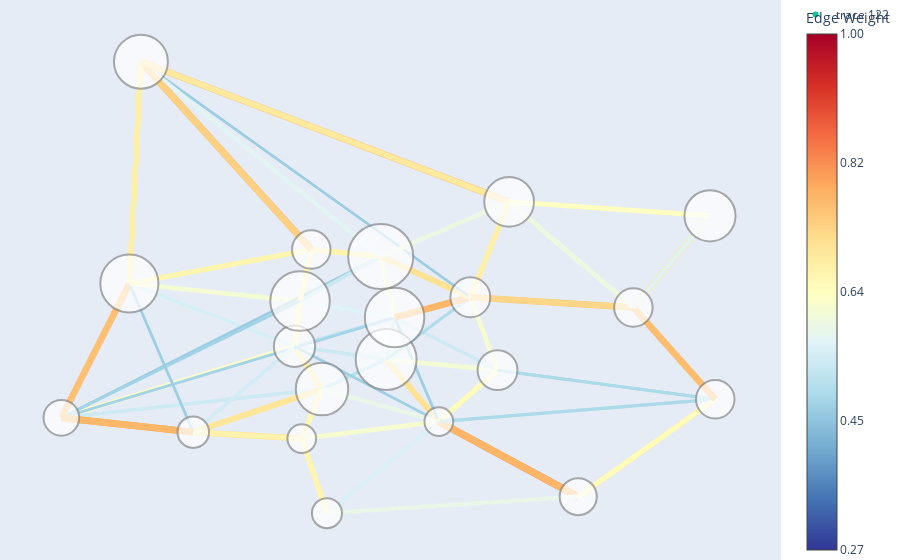

The notebook cell this image was saved under:
### Code cell
G2, trip_counts2 = define_graph(home_work, remove_weak_edges=True, threshold=0.27)
G2 = update_node_sizes(G2, income, var_of_interest)
positions = get_positions(gdf)
edge_widths = set_art(G2, 0.1)
plotly_graph(G2, positions, edge_widths, var_of_interest, node_size_scale=0.002)

### Figure 1 — Plotly figure (JSON) as saved in the notebook; plotly's stock layout.template omitted (floating-point values rounded to 4 significant figures)
{"data": [{"hoverinfo": "text", "line": {"color": "rgba(254.3529411764706, 234.94117647058823, 160.58823529411765, 1.0)", "width": 5.65}, "mode": "lines", "showlegend": false, "text": "Width: 5.65", "type": "scatter", "x": [-3.705, -3.705, null], "y": [40.42, 40.42, null]}, {"hoverinfo": "text", "line": {"color": "rgba(230.07843137254906, 245.3529411764706, 236.82352941176467, 1.0)", "width": 4.215}, "mode": "lines", "showlegend": false, "text": "Width: 4.22", "type": "scatter", "x": [-3.705, -3.697, null], "y": [40.42, 40.4, null]}, {"hoverinfo": "text", "line": {"color": "rgba(156.98039215686276, 205.78431372549022, 226.88235294117646, 1.0)", "width": 2.74}, "mode": "lines", "showlegend": false, "text": "Width: 2.74", "type": "scatter", "x": [-3.705, -3.676, null], "y": [40.42, 40.41, null]}, {"hoverinfo": "text", "line": {"color": "rgba(194.90196078431376, 228.72549019607843, 239.76470588235296, 1.0)", "width": 3.444}, "mode": "lines", "showlegend": false, "text": "Width: 3.44", "type": "scatter", "x": [-3.705, -3.674, null], "y": [40.42, 40.43, null]}, {"hoverinfo": "text", "line": {"color": "rgba(254.86274509803923, 250.74509803921566, 184.54901960784315, 1.0)", "width": 5.149}, "mode": "lines", "showlegend": false, "text": "Width: 5.15", "type": "scatter", "x": [-3.705, -3.704, null], "y": [40.42, 40.44, null]}, {"hoverinfo": "text", "line": {"color": "rgba(226.43137254901964, 243.94117647058823, 243.52941176470583, 1.0)", "width": 4.08}, "mode": "lines", "showlegend": false, "text": "Width: 4.08", "type": "scatter", "x": [-3.705, -3.757, null], "y": [40.42, 40.45, null]}, {"hoverinfo": "text", "line": {"color": "rgba(167.76470588235296, 214.41176470588235, 231.58823529411765, 1.0)", "width": 2.94}, "mode": "lines", "showlegend": false, "text": "Width: 2.94", "type": "scatter", "x": [-3.705, -3.779, null], "y": [40.42, 40.39, null]}, {"hoverinfo": "text", "line": {"color": "rgba(254.4313725490196, 237.37254901960785, 164.27450980392155, 1.0)", "width": 5.561}, "mode": "lines", "showlegend": false, "text": "Width: 5.56", "type": "scatter", "x": [-3.697, -3.705, null], "y": [40.4, 40.42, null]}, {"hoverinfo": "text", "line": {"color": "rgba(254.62745098039215, 243.45098039215685, 173.49019607843138, 1.0)", "width": 5.356}, "mode": "lines", "showlegend": false, "text": "Width: 5.36", "type": "scatter", "x": [-3.697, -3.697, null], "y": [40.4, 40.4, null]}, {"hoverinfo": "text", "line": {"color": "rgba(199.0588235294118, 230.76470588235296, 240.94117647058823, 1.0)", "width": 3.537}, "mode": "lines", "showlegend": false, "text": "Width: 3.54", "type": "scatter", "x": [-3.697, -3.676, null], "y": [40.4, 40.41, null]}, {"hoverinfo": "text", "line": {"color": "rgba(236.15686274509804, 247.7058823529412, 225.64705882352936, 1.0)", "width": 4.394}, "mode": "lines", "showlegend": false, "text": "Width: 4.39", "type": "scatter", "x": [-3.697, -3.737, null], "y": [40.4, 40.38, null]}, {"hoverinfo": "text", "line": {"color": "rgba(239.80392156862746, 249.11764705882354, 218.9411764705882, 1.0)", "width": 4.495}, "mode": "lines", "showlegend": false, "text": "Width: 4.50", "type": "scatter", "x": [-3.697, -3.703, null], "y": [40.4, 40.38, null]}, {"hoverinfo": "text", "line": {"color": "rgba(203.21568627450984, 232.80392156862746, 242.11764705882354, 1.0)", "width": 3.626}, "mode": "lines", "showlegend": false, "text": "Width: 3.63", "type": "scatter", "x": [-3.676, -3.705, null], "y": [40.41, 40.42, null]}, {"hoverinfo": "text", "line": {"color": "rgba(184.50980392156865, 223.62745098039218, 236.82352941176472, 1.0)", "width": 3.275}, "mode": "lines", "showlegend": false, "text": "Width: 3.27", "type": "scatter", "x": [-3.676, -3.697, null], "y": [40.41, 40.4, null]}, {"hoverinfo": "text", "line": {"color": "rgba(254.8235294117647, 249.5294117647059, 182.70588235294122, 1.0)", "width": 5.17}, "mode": "lines", "showlegend": false, "text": "Width: 5.17", "type": "scatter", "x": [-3.676, -3.676, null], "y": [40.41, 40.41, null]}, {"hoverinfo": "text", "line": {"color": "rgba(238.58823529411765, 248.6470588235294, 221.1764705882353, 1.0)", "width": 4.462}, "mode": "lines", "showlegend": false, "text": "Width: 4.46", "type": "scatter", "x": [-3.676, -3.674, null], "y": [40.41, 40.43, null]}, {"hoverinfo": "text", "line": {"color": "rgba(248.31372549019608, 252.41176470588232, 203.29411764705884, 1.0)", "width": 4.788}, "mode": "lines", "showlegend": false, "text": "Width: 4.79", "type": "scatter", "x": [-3.676, -3.66, null], "y": [40.41, 40.38, null]}, {"hoverinfo": "text", "line": {"color": "rgba(196.98039215686276, 229.7450980392157, 240.35294117647058, 1.0)", "width": 3.515}, "mode": "lines", "showlegend": false, "text": "Width: 3.51", "type": "scatter", "x": [-3.676, -3.641, null], "y": [40.41, 40.41, null]}, {"hoverinfo": "text", "line": {"color": "rgba(199.0588235294118, 230.76470588235296, 240.94117647058823, 1.0)", "width": 3.52}, "mode": "lines", "showlegend": false, "text": "Width: 3.52", "type": "scatter", "x": [-3.674, -3.676, null], "y": [40.43, 40.41, null]}, {"hoverinfo": "text", "line": {"color": "rgba(254.3529411764706, 234.94117647058823, 160.58823529411765, 1.0)", "width": 5.634}, "mode": "lines", "showlegend": false, "text": "Width: 5.63", "type": "scatter", "x": [-3.674, -3.674, null], "y": [40.43, 40.43, null]}, {"hoverinfo": "text", "line": {"color": "rgba(247.09803921568627, 251.94117647058823, 205.52941176470588, 1.0)", "width": 4.758}, "mode": "lines", "showlegend": false, "text": "Width: 4.76", "type": "scatter", "x": [-3.674, -3.678, null], "y": [40.43, 40.46, null]}, {"hoverinfo": "text", "line": {"color": "rgba(196.98039215686276, 229.7450980392157, 240.35294117647058, 1.0)", "width": 3.482}, "mode": "lines", "showlegend": false, "text": "Width: 3.48", "type": "scatter", "x": [-3.674, -3.704, null], "y": [40.43, 40.44, null]}, {"hoverinfo": "text", "line": {"color": "rgba(254.94117647058823, 253.1764705882353, 188.23529411764707, 1.0)", "width": 5.068}, "mode": "lines", "showlegend": false, "text": "Width: 5.07", "type": "scatter", "x": [-3.674, -3.65, null], "y": [40.43, 40.44, null]}, {"hoverinfo": "text", "line": {"color": "rgba(254.86274509803923, 250.74509803921566, 184.54901960784315, 1.0)", "width": 5.149}, "mode": "lines", "showlegend": false, "text": "Width: 5.15", "type": "scatter", "x": [-3.704, -3.705, null], "y": [40.44, 40.42, null]}, {"hoverinfo": "text", "line": {"color": "rgba(224.00000000000003, 243.0, 247.99999999999994, 1.0)", "width": 3.995}, "mode": "lines", "showlegend": false, "text": "Width: 4.00", "type": "scatter", "x": [-3.704, -3.674, null], "y": [40.44, 40.43, null]}, {"hoverinfo": "text", "line": {"color": "rgba(188.6666666666667, 225.66666666666669, 238.0, 1.0)", "width": 3.339}, "mode": "lines", "showlegend": false, "text": "Width: 3.34", "type": "scatter", "x": [-3.704, -3.678, null], "y": [40.44, 40.46, null]}, {"hoverinfo": "text", "line": {"color": "rgba(224.00000000000003, 243.0, 247.99999999999994, 1.0)", "width": 3.998}, "mode": "lines", "showlegend": false, "text": "Width: 4.00", "type": "scatter", "x": [-3.704, -3.7, null], "y": [40.44, 40.46, null]}, {"hoverinfo": "text", "line": {"color": "rgba(254.39215686274508, 236.15686274509804, 162.4313725490196, 1.0)", "width": 5.604}, "mode": "lines", "showlegend": false, "text": "Width: 5.60", "type": "scatter", "x": [-3.704, -3.704, null], "y": [40.44, 40.44, null]}, {"hoverinfo": "text", "line": {"color": "rgba(215.68627450980395, 238.921568627451, 245.64705882352942, 1.0)", "width": 3.867}, "mode": "lines", "showlegend": false, "text": "Width: 3.87", "type": "scatter", "x": [-3.704, -3.757, null], "y": [40.44, 40.45, null]}, {"hoverinfo": "text", "line": {"color": "rgba(213.60784313725495, 237.90196078431376, 245.05882352941177, 1.0)", "width": 3.816}, "mode": "lines", "showlegend": false, "text": "Width: 3.82", "type": "scatter", "x": [-3.757, -3.705, null], "y": [40.45, 40.42, null]}, {"hoverinfo": "text", "line": {"color": "rgba(227.64705882352945, 244.41176470588235, 241.29411764705878, 1.0)", "width": 4.136}, "mode": "lines", "showlegend": false, "text": "Width: 4.14", "type": "scatter", "x": [-3.757, -3.7, null], "y": [40.45, 40.46, null]}, {"hoverinfo": "text", "line": {"color": "rgba(244.66666666666669, 251.0, 210.0, 1.0)", "width": 4.684}, "mode": "lines", "showlegend": false, "text": "Width: 4.68", "type": "scatter", "x": [-3.757, -3.704, null], "y": [40.45, 40.44, null]}, {"hoverinfo": "text", "line": {"color": "rgba(254.7450980392157, 247.09803921568627, 179.01960784313724, 1.0)", "width": 5.266}, "mode": "lines", "showlegend": false, "text": "Width: 5.27", "type": "scatter", "x": [-3.757, -3.754, null], "y": [40.45, 40.54, null]}, {"hoverinfo": "text", "line": {"color": "rgba(250.00000000000003, 152.33333333333334, 87.0, 1.0)", "width": 7.325}, "mode": "lines", "showlegend": false, "text": "Width: 7.32", "type": "scatter", "x": [-3.757, -3.757, null], "y": [40.45, 40.45, null]}, {"hoverinfo": "text", "line": {"color": "rgba(245.8823529411765, 251.47058823529412, 207.76470588235293, 1.0)", "width": 4.721}, "mode": "lines", "showlegend": false, "text": "Width: 4.72", "type": "scatter", "x": [-3.757, -3.779, null], "y": [40.45, 40.39, null]}, {"hoverinfo": "text", "line": {"color": "rgba(249.52941176470588, 252.88235294117646, 201.05882352941174, 1.0)", "width": 4.843}, "mode": "lines", "showlegend": false, "text": "Width: 4.84", "type": "scatter", "x": [-3.779, -3.705, null], "y": [40.39, 40.42, null]}, {"hoverinfo": "text", "line": {"color": "rgba(205.29411764705887, 233.82352941176472, 242.7058823529412, 1.0)", "width": 3.634}, "mode": "lines", "showlegend": false, "text": "Width: 3.63", "type": "scatter", "x": [-3.779, -3.697, null], "y": [40.39, 40.4, null]}, {"hoverinfo": "text", "line": {"color": "rgba(163.45098039215688, 210.96078431372553, 229.7058823529412, 1.0)", "width": 2.863}, "mode": "lines", "showlegend": false, "text": "Width: 2.86", "type": "scatter", "x": [-3.779, -3.674, null], "y": [40.39, 40.43, null]}, {"hoverinfo": "text", "line": {"color": "rgba(154.82352941176472, 204.0588235294118, 225.94117647058823, 1.0)", "width": 2.705}, "mode": "lines", "showlegend": false, "text": "Width: 2.70", "type": "scatter", "x": [-3.779, -3.678, null], "y": [40.39, 40.46, null]}, {"hoverinfo": "text", "line": {"color": "rgba(163.45098039215688, 210.96078431372553, 229.7058823529412, 1.0)", "width": 2.879}, "mode": "lines", "showlegend": false, "text": "Width: 2.88", "type": "scatter", "x": [-3.779, -3.704, null], "y": [40.39, 40.44, null]}, {"hoverinfo": "text", "line": {"color": "rgba(253.33333333333334, 190.66666666666666, 112.66666666666666, 1.0)", "width": 6.643}, "mode": "lines", "showlegend": false, "text": "Width: 6.64", "type": "scatter", "x": [-3.779, -3.757, null], "y": [40.39, 40.45, null]}, {"hoverinfo": "text", "line": {"color": "rgba(239.45098039215688, 99.4313725490196, 62.60784313725491, 1.0)", "width": 8.138}, "mode": "lines", "showlegend": false, "text": "Width: 8.14", "type": "scatter", "x": [-3.779, -3.779, null], "y": [40.39, 40.39, null]}, {"hoverinfo": "text", "line": {"color": "rgba(253.05882352941177, 176.94117647058823, 99.76470588235293, 1.0)", "width": 6.919}, "mode": "lines", "showlegend": false, "text": "Width: 6.92", "type": "scatter", "x": [-3.779, -3.737, null], "y": [40.39, 40.38, null]}, {"hoverinfo": "text", "line": {"color": "rgba(209.4509803921569, 235.86274509803923, 243.88235294117646, 1.0)", "width": 3.732}, "mode": "lines", "showlegend": false, "text": "Width: 3.73", "type": "scatter", "x": [-3.737, -3.705, null], "y": [40.38, 40.42, null]}, {"hoverinfo": "text", "line": {"color": "rgba(254.15686274509804, 228.8627450980392, 151.37254901960782, 1.0)", "width": 5.859}, "mode": "lines", "showlegend": false, "text": "Width: 5.86", "type": "scatter", "x": [-3.737, -3.697, null], "y": [40.38, 40.4, null]}, {"hoverinfo": "text", "line": {"color": "rgba(156.98039215686276, 205.78431372549022, 226.88235294117646, 1.0)", "width": 2.764}, "mode": "lines", "showlegend": false, "text": "Width: 2.76", "type": "scatter", "x": [-3.737, -3.757, null], "y": [40.38, 40.45, null]}, {"hoverinfo": "text", "line": {"color": "rgba(253.1764705882353, 182.8235294117647, 105.29411764705881, 1.0)", "width": 6.827}, "mode": "lines", "showlegend": false, "text": "Width: 6.83", "type": "scatter", "x": [-3.737, -3.779, null], "y": [40.38, 40.39, null]}, {"hoverinfo": "text", "line": {"color": "rgba(244.3529411764706, 111.54901960784312, 68.17647058823529, 1.0)", "width": 7.948}, "mode": "lines", "showlegend": false, "text": "Width: 7.95", "type": "scatter", "x": [-3.737, -3.737, null], "y": [40.38, 40.38, null]}, {"hoverinfo": "text", "line": {"color": "rgba(254.0, 224.0, 144.0, 1.0)", "width": 5.996}, "mode": "lines", "showlegend": false, "text": "Width: 6.00", "type": "scatter", "x": [-3.737, -3.703, null], "y": [40.38, 40.38, null]}, {"hoverinfo": "text", "line": {"color": "rgba(254.7450980392157, 247.09803921568627, 179.01960784313724, 1.0)", "width": 5.239}, "mode": "lines", "showlegend": false, "text": "Width: 5.24", "type": "scatter", "x": [-3.703, -3.697, null], "y": [40.38, 40.4, null]}, {"hoverinfo": "text", "line": {"color": "rgba(254.58823529411765, 242.23529411764707, 171.64705882352942, 1.0)", "width": 5.397}, "mode": "lines", "showlegend": false, "text": "Width: 5.40", "type": "scatter", "x": [-3.703, -3.737, null], "y": [40.38, 40.38, null]}, {"hoverinfo": "text", "line": {"color": "rgba(253.96078431372547, 222.0392156862745, 142.15686274509804, 1.0)", "width": 6.019}, "mode": "lines", "showlegend": false, "text": "Width: 6.02", "type": "scatter", "x": [-3.703, -3.703, null], "y": [40.38, 40.38, null]}, {"hoverinfo": "text", "line": {"color": "rgba(167.76470588235296, 214.41176470588235, 231.58823529411765, 1.0)", "width": 2.956}, "mode": "lines", "showlegend": false, "text": "Width: 2.96", "type": "scatter", "x": [-3.703, -3.66, null], "y": [40.38, 40.38, null]}, {"hoverinfo": "text", "line": {"color": "rgba(254.66666666666666, 244.66666666666669, 175.33333333333334, 1.0)", "width": 5.317}, "mode": "lines", "showlegend": false, "text": "Width: 5.32", "type": "scatter", "x": [-3.703, -3.695, null], "y": [40.38, 40.34, null]}, {"hoverinfo": "text", "line": {"color": "rgba(159.1372549019608, 207.50980392156865, 227.82352941176472, 1.0)", "width": 2.788}, "mode": "lines", "showlegend": false, "text": "Width: 2.79", "type": "scatter", "x": [-3.66, -3.705, null], "y": [40.38, 40.42, null]}, {"hoverinfo": "text", "line": {"color": "rgba(232.50980392156865, 246.2941176470588, 232.35294117647052, 1.0)", "width": 4.29}, "mode": "lines", "showlegend": false, "text": "Width: 4.29", "type": "scatter", "x": [-3.66, -3.697, null], "y": [40.38, 40.4, null]}, {"hoverinfo": "text", "line": {"color": "rgba(254.03921568627453, 225.2156862745098, 145.84313725490196, 1.0)", "width": 5.973}, "mode": "lines", "showlegend": false, "text": "Width: 5.97", "type": "scatter", "x": [-3.66, -3.676, null], "y": [40.38, 40.41, null]}, {"hoverinfo": "text", "line": {"color": "rgba(156.98039215686276, 205.78431372549022, 226.88235294117646, 1.0)", "width": 2.757}, "mode": "lines", "showlegend": false, "text": "Width: 2.76", "type": "scatter", "x": [-3.66, -3.674, null], "y": [40.38, 40.43, null]}, {"hoverinfo": "text", "line": {"color": "rgba(245.8823529411765, 251.47058823529412, 207.76470588235293, 1.0)", "width": 4.695}, "mode": "lines", "showlegend": false, "text": "Width: 4.70", "type": "scatter", "x": [-3.66, -3.703, null], "y": [40.38, 40.38, null]}, {"hoverinfo": "text", "line": {"color": "rgba(245.41176470588235, 119.19607843137254, 71.70588235294117, 1.0)", "width": 7.846}, "mode": "lines", "showlegend": false, "text": "Width: 7.85", "type": "scatter", "x": [-3.66, -3.66, null], "y": [40.38, 40.38, null]}, {"hoverinfo": "text", "line": {"color": "rgba(254.94117647058823, 253.1764705882353, 188.23529411764707, 1.0)", "width": 5.068}, "mode": "lines", "showlegend": false, "text": "Width: 5.07", "type": "scatter", "x": [-3.66, -3.641, null], "y": [40.38, 40.41, null]}, {"hoverinfo": "text", "line": {"color": "rgba(217.76470588235298, 239.94117647058823, 246.23529411764704, 1.0)", "width": 3.891}, "mode": "lines", "showlegend": false, "text": "Width: 3.89", "type": "scatter", "x": [-3.66, -3.695, null], "y": [40.38, 40.34, null]}, {"hoverinfo": "text", "line": {"color": "rgba(250.00000000000003, 152.33333333333334, 87.0, 1.0)", "width": 7.305}, "mode": "lines", "showlegend": false, "text": "Width: 7.31", "type": "scatter", "x": [-3.66, -3.616, null], "y": [40.38, 40.35, null]}, {"hoverinfo": "text", "line": {"color": "rgba(190.74509803921572, 226.68627450980395, 238.58823529411765, 1.0)", "width": 3.398}, "mode": "lines", "showlegend": false, "text": "Width: 3.40", "type": "scatter", "x": [-3.66, -3.573, null], "y": [40.38, 40.39, null]}, {"hoverinfo": "text", "line": {"color": "rgba(243.45098039215688, 250.52941176470588, 212.23529411764704, 1.0)", "width": 4.644}, "mode": "lines", "showlegend": false, "text": "Width: 4.64", "type": "scatter", "x": [-3.641, -3.676, null], "y": [40.41, 40.41, null]}, {"hoverinfo": "text", "line": {"color": "rgba(205.29411764705887, 233.82352941176472, 242.7058823529412, 1.0)", "width": 3.645}, "mode": "lines", "showlegend": false, "text": "Width: 3.65", "type": "scatter", "x": [-3.641, -3.674, null], "y": [40.41, 40.43, null]}, {"hoverinfo": "text", "line": {"color": "rgba(254.90196078431373, 251.9607843137255, 186.3921568627451, 1.0)", "width": 5.095}, "mode": "lines", "showlegend": false, "text": "Width: 5.09", "type": "scatter", "x": [-3.641, -3.66, null], "y": [40.41, 40.38, null]}, {"hoverinfo": "text", "line": {"color": "rgba(250.7450980392157, 253.3529411764706, 198.8235294117647, 1.0)", "width": 4.861}, "mode": "lines", "showlegend": false, "text": "Width: 4.86", "type": "scatter", "x": [-3.641, -3.641, null], "y": [40.41, 40.41, null]}, {"hoverinfo": "text", "line": {"color": "rgba(226.43137254901964, 243.94117647058823, 243.52941176470583, 1.0)", "width": 4.089}, "mode": "lines", "showlegend": false, "text": "Width: 4.09", "type": "scatter", "x": [-3.641, -3.65, null], "y": [40.41, 40.44, null]}, {"hoverinfo": "text", "line": {"color": "rgba(174.11764705882354, 218.52941176470588, 233.88235294117646, 1.0)", "width": 3.048}, "mode": "lines", "showlegend": false, "text": "Width: 3.05", "type": "scatter", "x": [-3.641, -3.573, null], "y": [40.41, 40.39, null]}, {"hoverinfo": "text", "line": {"color": "rgba(242.23529411764707, 250.05882352941177, 214.4705882352941, 1.0)", "width": 4.595}, "mode": "lines", "showlegend": false, "text": "Width: 4.59", "type": "scatter", "x": [-3.678, -3.674, null], "y": [40.46, 40.43, null]}, {"hoverinfo": "text", "line": {"color": "rgba(253.88235294117646, 218.11764705882354, 138.47058823529412, 1.0)", "width": 6.128}, "mode": "lines", "showlegend": false, "text": "Width: 6.13", "type": "scatter", "x": [-3.678, -3.678, null], "y": [40.46, 40.46, null]}, {"hoverinfo": "text", "line": {"color": "rgba(207.37254901960787, 234.843137254902, 243.2941176470588, 1.0)", "width": 3.709}, "mode": "lines", "showlegend": false, "text": "Width: 3.71", "type": "scatter", "x": [-3.678, -3.7, null], "y": [40.46, 40.46, null]}, {"hoverinfo": "text", "line": {"color": "rgba(201.13725490196083, 231.7843137254902, 241.52941176470588, 1.0)", "width": 3.586}, "mode": "lines", "showlegend": false, "text": "Width: 3.59", "type": "scatter", "x": [-3.678, -3.704, null], "y": [40.46, 40.44, null]}, {"hoverinfo": "text", "line": {"color": "rgba(230.07843137254906, 245.3529411764706, 236.82352941176467, 1.0)", "width": 4.212}, "mode": "lines", "showlegend": false, "text": "Width: 4.21", "type": "scatter", "x": [-3.678, -3.754, null], "y": [40.46, 40.54, null]}, {"hoverinfo": "text", "line": {"color": "rgba(247.09803921568627, 251.94117647058823, 205.52941176470588, 1.0)", "width": 4.729}, "mode": "lines", "showlegend": false, "text": "Width: 4.73", "type": "scatter", "x": [-3.678, -3.65, null], "y": [40.46, 40.44, null]}, {"hoverinfo": "text", "line": {"color": "rgba(205.29411764705887, 233.82352941176472, 242.7058823529412, 1.0)", "width": 3.67}, "mode": "lines", "showlegend": false, "text": "Width: 3.67", "type": "scatter", "x": [-3.678, -3.638, null], "y": [40.46, 40.48, null]}, {"hoverinfo": "text", "line": {"color": "rgba(176.19607843137257, 219.54901960784315, 234.47058823529412, 1.0)", "width": 3.121}, "mode": "lines", "showlegend": false, "text": "Width: 3.12", "type": "scatter", "x": [-3.65, -3.676, null], "y": [40.44, 40.41, null]}, {"hoverinfo": "text", "line": {"color": "rgba(253.1764705882353, 182.8235294117647, 105.29411764705881, 1.0)", "width": 6.804}, "mode": "lines", "showlegend": false, "text": "Width: 6.80", "type": "scatter", "x": [-3.65, -3.674, null], "y": [40.44, 40.43, null]}, {"hoverinfo": "text", "line": {"color": "rgba(254.07843137254903, 226.4313725490196, 147.68627450980392, 1.0)", "width": 5.903}, "mode": "lines", "showlegend": false, "text": "Width: 5.90", "type": "scatter", "x": [-3.65, -3.678, null], "y": [40.44, 40.46, null]}, {"hoverinfo": "text", "line": {"color": "rgba(154.82352941176472, 204.0588235294118, 225.94117647058823, 1.0)", "width": 2.731}, "mode": "lines", "showlegend": false, "text": "Width: 2.73", "type": "scatter", "x": [-3.65, -3.754, null], "y": [40.44, 40.54, null]}, {"hoverinfo": "text", "line": {"color": "rgba(245.8823529411765, 251.47058823529412, 207.76470588235293, 1.0)", "width": 4.689}, "mode": "lines", "showlegend": false, "text": "Width: 4.69", "type": "scatter", "x": [-3.65, -3.641, null], "y": [40.44, 40.41, null]}, {"hoverinfo": "text", "line": {"color": "rgba(252.47058823529414, 170.17647058823536, 95.23529411764709, 1.0)", "width": 7.065}, "mode": "lines", "showlegend": false, "text": "Width: 7.06", "type": "scatter", "x": [-3.65, -3.65, null], "y": [40.44, 40.44, null]}, {"hoverinfo": "text", "line": {"color": "rgba(254.39215686274508, 254.76470588235296, 192.1176470588235, 1.0)", "width": 4.961}, "mode": "lines", "showlegend": false, "text": "Width: 4.96", "type": "scatter", "x": [-3.65, -3.638, null], "y": [40.44, 40.48, null]}, {"hoverinfo": "text", "line": {"color": "rgba(253.52941176470588, 200.47058823529414, 121.88235294117646, 1.0)", "width": 6.447}, "mode": "lines", "showlegend": false, "text": "Width: 6.45", "type": "scatter", "x": [-3.65, -3.599, null], "y": [40.44, 40.43, null]}, {"hoverinfo": "text", "line": {"color": "rgba(254.62745098039215, 243.45098039215685, 173.49019607843138, 1.0)", "width": 5.383}, "mode": "lines", "showlegend": false, "text": "Width: 5.38", "type": "scatter", "x": [-3.7, -3.678, null], "y": [40.46, 40.46, null]}, {"hoverinfo": "text", "line": {"color": "rgba(254.23529411764704, 231.29411764705884, 155.05882352941177, 1.0)", "width": 5.76}, "mode": "lines", "showlegend": false, "text": "Width: 5.76", "type": "scatter", "x": [-3.7, -3.7, null], "y": [40.46, 40.46, null]}, {"hoverinfo": "text", "line": {"color": "rgba(254.78431372549022, 248.31372549019608, 180.8627450980392, 1.0)", "width": 5.199}, "mode": "lines", "showlegend": false, "text": "Width: 5.20", "type": "scatter", "x": [-3.7, -3.704, null], "y": [40.46, 40.44, null]}, {"hoverinfo": "text", "line": {"color": "rgba(253.0980392156863, 178.90196078431373, 101.60784313725489, 1.0)", "width": 6.901}, "mode": "lines", "showlegend": false, "text": "Width: 6.90", "type": "scatter", "x": [-3.7, -3.754, null], "y": [40.46, 40.54, null]}, {"hoverinfo": "text", "line": {"color": "rgba(254.66666666666666, 244.66666666666669, 175.33333333333334, 1.0)", "width": 5.318}, "mode": "lines", "showlegend": false, "text": "Width: 5.32", "type": "scatter", "x": [-3.7, -3.757, null], "y": [40.46, 40.45, null]}, {"hoverinfo": "text", "line": {"color": "rgba(226.43137254901964, 243.94117647058823, 243.52941176470583, 1.0)", "width": 4.081}, "mode": "lines", "showlegend": false, "text": "Width: 4.08", "type": "scatter", "x": [-3.754, -3.678, null], "y": [40.54, 40.46, null]}, {"hoverinfo": "text", "line": {"color": "rgba(253.68627450980392, 208.31372549019608, 129.2549019607843, 1.0)", "width": 6.292}, "mode": "lines", "showlegend": false, "text": "Width: 6.29", "type": "scatter", "x": [-3.754, -3.7, null], "y": [40.54, 40.46, null]}, {"hoverinfo": "text", "line": {"color": "rgba(165.0, 0.0, 38.0, 1.0)", "width": 10}, "mode": "lines", "showlegend": false, "text": "Width: 10.00", "type": "scatter", "x": [-3.754, -3.754, null], "y": [40.54, 40.54, null]}, {"hoverinfo": "text", "line": {"color": "rgba(254.47058823529412, 238.58823529411765, 166.1176470588235, 1.0)", "width": 5.541}, "mode": "lines", "showlegend": false, "text": "Width: 5.54", "type": "scatter", "x": [-3.754, -3.757, null], "y": [40.54, 40.45, null]}, {"hoverinfo": "text", "line": {"color": "rgba(253.45098039215688, 196.54901960784312, 118.19607843137254, 1.0)", "width": 6.536}, "mode": "lines", "showlegend": false, "text": "Width: 6.54", "type": "scatter", "x": [-3.754, -3.638, null], "y": [40.54, 40.48, null]}, {"hoverinfo": "text", "line": {"color": "rgba(236.15686274509804, 247.7058823529412, 225.64705882352936, 1.0)", "width": 4.402}, "mode": "lines", "showlegend": false, "text": "Width: 4.40", "type": "scatter", "x": [-3.638, -3.678, null], "y": [40.48, 40.46, null]}, {"hoverinfo": "text", "line": {"color": "rgba(254.31372549019608, 233.72549019607843, 158.7450980392157, 1.0)", "width": 5.677}, "mode": "lines", "showlegend": false, "text": "Width: 5.68", "type": "scatter", "x": [-3.638, -3.754, null], "y": [40.48, 40.54, null]}, {"hoverinfo": "text", "line": {"color": "rgba(254.50980392156862, 239.80392156862743, 167.9607843137255, 1.0)", "width": 5.479}, "mode": "lines", "showlegend": false, "text": "Width: 5.48", "type": "scatter", "x": [-3.638, -3.65, null], "y": [40.48, 40.44, null]}, {"hoverinfo": "text", "line": {"color": "rgba(212.05882352941177, 45.17647058823529, 38.94117647058824, 1.0)", "width": 9.027}, "mode": "lines", "showlegend": false, "text": "Width: 9.03", "type": "scatter", "x": [-3.638, -3.638, null], "y": [40.48, 40.48, null]}, {"hoverinfo": "text", "line": {"color": "rgba(250.7450980392157, 253.3529411764706, 198.8235294117647, 1.0)", "width": 4.858}, "mode": "lines", "showlegend": false, "text": "Width: 4.86", "type": "scatter", "x": [-3.638, -3.599, null], "y": [40.48, 40.43, null]}, {"hoverinfo": "text", "line": {"color": "rgba(225.21568627450984, 243.47058823529412, 245.76470588235287, 1.0)", "width": 4.024}, "mode": "lines", "showlegend": false, "text": "Width: 4.02", "type": "scatter", "x": [-3.638, -3.575, null], "y": [40.48, 40.48, null]}, {"hoverinfo": "text", "line": {"color": "rgba(254.66666666666666, 244.66666666666669, 175.33333333333334, 1.0)", "width": 5.335}, "mode": "lines", "showlegend": false, "text": "Width: 5.33", "type": "scatter", "x": [-3.695, -3.703, null], "y": [40.34, 40.38, null]}, {"hoverinfo": "text", "line": {"color": "rgba(220.11764705882354, 58.76470588235294, 43.941176470588246, 1.0)", "width": 8.807}, "mode": "lines", "showlegend": false, "text": "Width: 8.81", "type": "scatter", "x": [-3.695, -3.695, null], "y": [40.34, 40.34, null]}, {"hoverinfo": "text", "line": {"color": "rgba(205.29411764705887, 233.82352941176472, 242.7058823529412, 1.0)", "width": 3.658}, "mode": "lines", "showlegend": false, "text": "Width: 3.66", "type": "scatter", "x": [-3.695, -3.616, null], "y": [40.34, 40.35, null]}, {"hoverinfo": "text", "line": {"color": "rgba(253.13725490196077, 180.8627450980392, 103.45098039215685, 1.0)", "width": 6.86}, "mode": "lines", "showlegend": false, "text": "Width: 6.86", "type": "scatter", "x": [-3.616, -3.66, null], "y": [40.35, 40.38, null]}, {"hoverinfo": "text", "line": {"color": "rgba(232.50980392156865, 246.2941176470588, 232.35294117647052, 1.0)", "width": 4.264}, "mode": "lines", "showlegend": false, "text": "Width: 4.26", "type": "scatter", "x": [-3.616, -3.695, null], "y": [40.35, 40.34, null]}, {"hoverinfo": "text", "line": {"color": "rgba(217.84313725490196, 53.98039215686274, 41.74509803921569, 1.0)", "width": 8.876}, "mode": "lines", "showlegend": false, "text": "Width: 8.88", "type": "scatter", "x": [-3.616, -3.616, null], "y": [40.35, 40.35, null]}, {"hoverinfo": "text", "line": {"color": "rgba(254.4313725490196, 237.37254901960785, 164.27450980392155, 1.0)", "width": 5.585}, "mode": "lines", "showlegend": false, "text": "Width: 5.58", "type": "scatter", "x": [-3.616, -3.573, null], "y": [40.35, 40.39, null]}, {"hoverinfo": "text", "line": {"color": "rgba(172.03921568627453, 217.50980392156862, 233.29411764705884, 1.0)", "width": 3.023}, "mode": "lines", "showlegend": false, "text": "Width: 3.02", "type": "scatter", "x": [-3.573, -3.66, null], "y": [40.39, 40.38, null]}, {"hoverinfo": "text", "line": {"color": "rgba(172.03921568627453, 217.50980392156862, 233.29411764705884, 1.0)", "width": 3.03}, "mode": "lines", "showlegend": false, "text": "Width: 3.03", "type": "scatter", "x": [-3.573, -3.641, null], "y": [40.39, 40.41, null]}, {"hoverinfo": "text", "line": {"color": "rgba(254.90196078431373, 251.9607843137255, 186.3921568627451, 1.0)", "width": 5.109}, "mode": "lines", "showlegend": false, "text": "Width: 5.11", "type": "scatter", "x": [-3.573, -3.616, null], "y": [40.39, 40.35, null]}, {"hoverinfo": "text", "line": {"color": "rgba(247.52941176470588, 134.49019607843138, 78.76470588235296, 1.0)", "width": 7.595}, "mode": "lines", "showlegend": false, "text": "Width: 7.60", "type": "scatter", "x": [-3.573, -3.573, null], "y": [40.39, 40.39, null]}, {"hoverinfo": "text", "line": {"color": "rgba(254.78431372549022, 248.31372549019608, 180.8627450980392, 1.0)", "width": 5.216}, "mode": "lines", "showlegend": false, "text": "Width: 5.22", "type": "scatter", "x": [-3.573, -3.599, null], "y": [40.39, 40.43, null]}, {"hoverinfo": "text", "line": {"color": "rgba(253.80392156862746, 214.19607843137254, 134.7843137254902, 1.0)", "width": 6.201}, "mode": "lines", "showlegend": false, "text": "Width: 6.20", "type": "scatter", "x": [-3.599, -3.65, null], "y": [40.43, 40.44, null]}, {"hoverinfo": "text", "line": {"color": "rgba(236.15686274509804, 247.7058823529412, 225.64705882352936, 1.0)", "width": 4.392}, "mode": "lines", "showlegend": false, "text": "Width: 4.39", "type": "scatter", "x": [-3.599, -3.638, null], "y": [40.43, 40.48, null]}, {"hoverinfo": "text", "line": {"color": "rgba(253.2941176470588, 188.70588235294116, 110.82352941176471, 1.0)", "width": 6.692}, "mode": "lines", "showlegend": false, "text": "Width: 6.69", "type": "scatter", "x": [-3.599, -3.573, null], "y": [40.43, 40.39, null]}, {"hoverinfo": "text", "line": {"color": "rgba(233.76470588235293, 87.4705882352941, 57.11764705882353, 1.0)", "width": 8.335}, "mode": "lines", "showlegend": false, "text": "Width: 8.34", "type": "scatter", "x": [-3.599, -3.599, null], "y": [40.43, 40.43, null]}, {"hoverinfo": "text", "line": {"color": "rgba(254.39215686274508, 236.15686274509804, 162.4313725490196, 1.0)", "width": 5.595}, "mode": "lines", "showlegend": false, "text": "Width: 5.59", "type": "scatter", "x": [-3.599, -3.575, null], "y": [40.43, 40.48, null]}, {"hoverinfo": "text", "line": {"color": "rgba(254.39215686274508, 254.76470588235296, 192.1176470588235, 1.0)", "width": 4.991}, "mode": "lines", "showlegend": false, "text": "Width: 4.99", "type": "scatter", "x": [-3.575, -3.638, null], "y": [40.48, 40.48, null]}, {"hoverinfo": "text", "line": {"color": "rgba(224.00000000000003, 243.0, 247.99999999999994, 1.0)", "width": 4.01}, "mode": "lines", "showlegend": false, "text": "Width: 4.01", "type": "scatter", "x": [-3.575, -3.599, null], "y": [40.48, 40.43, null]}, {"hoverinfo": "text", "line": {"color": "rgba(247.1764705882353, 131.94117647058823, 77.58823529411764, 1.0)", "width": 7.639}, "mode": "lines", "showlegend": false, "text": "Width: 7.64", "type": "scatter", "x": [-3.575, -3.575, null], "y": [40.48, 40.48, null]}, {"hoverinfo": "text", "marker": {"color": "white", "line": {"color": "#888", "width": 2}, "size": [41.3, 52.5, 60.9, 59.5, 59.5, 58.1, 35.7, 31.5, 28.7, 28.7, 39.9, 65.1, 39.9, 38.5, 53.9, 49.7, 30.1, 37.1, 38.5, 38.5, 51.1]}, "mode": "markers", "showlegend": false, "text": ["District: Centro", "District: Arganzuela", "District: Retiro", "District: Salamanca", "District: Chamberí", "District: Moncloa-Aravaca", "District: Latina", "District: Carabanchel", "District: Usera", "District: Puente de Vallecas", "District: Moratalaz", "District: Chamartín", "District: Ciudad Lineal", "District: Tetuán", "District: Fuencarral-El Pardo", "District: Hortaleza", "District: Villaverde", "District: Villa de Vallecas", "District: Vicálvaro", "District: San Blas-Canillejas", "District: Barajas"], "type": "scatter", "x": [-3.705, -3.697, -3.676, -3.674, -3.704, -3.757, -3.779, -3.737, -3.703, -3.66, -3.641, -3.678, -3.65, -3.7, -3.754, -3.638, -3.695, -3.616, -3.573, -3.599, -3.575], "y": [40.42, 40.4, 40.41, 40.43, 40.44, 40.45, 40.39, 40.38, 40.38, 40.38, 40.41, 40.46, 40.44, 40.46, 40.54, 40.48, 40.34, 40.35, 40.39, 40.43, 40.48]}, {"hoverinfo": "none", "marker": {"cmax": 1, "cmin": 0.2705, "colorbar": {"ticktext": ["0.27", "0.45", "0.64", "0.82", "1.00"], "tickvals": [0.2705, 0.4529, 0.6352, 0.8176, 1], "title": {"text": "Edge Weight"}}, "colorscale": [[0, "rgb(49,54,149)"], [0.1, "rgb(69,117,180)"], [0.2, "rgb(116,173,209)"], [0.3, "rgb(171,217,233)"], [0.4, "rgb(224,243,248)"], [0.5, "rgb(255,255,191)"], [0.6, "rgb(254,224,144)"], [0.7, "rgb(253,174,97)"], [0.8, "rgb(244,109,67)"], [0.9, "rgb(215,48,39)"], [1, "rgb(165,0,38)"]], "showscale": true}, "mode": "markers", "type": "scatter", "x": [null], "y": [null]}], "layout": {"hovermode": "closest", "margin": {"b": 0, "l": 0, "r": 0, "t": 0}, "showlegend": true, "xaxis": {"showgrid": false, "showticklabels": false, "zeroline": false}, "yaxis": {"showgrid": false, "showticklabels": false, "zeroline": false}}}
